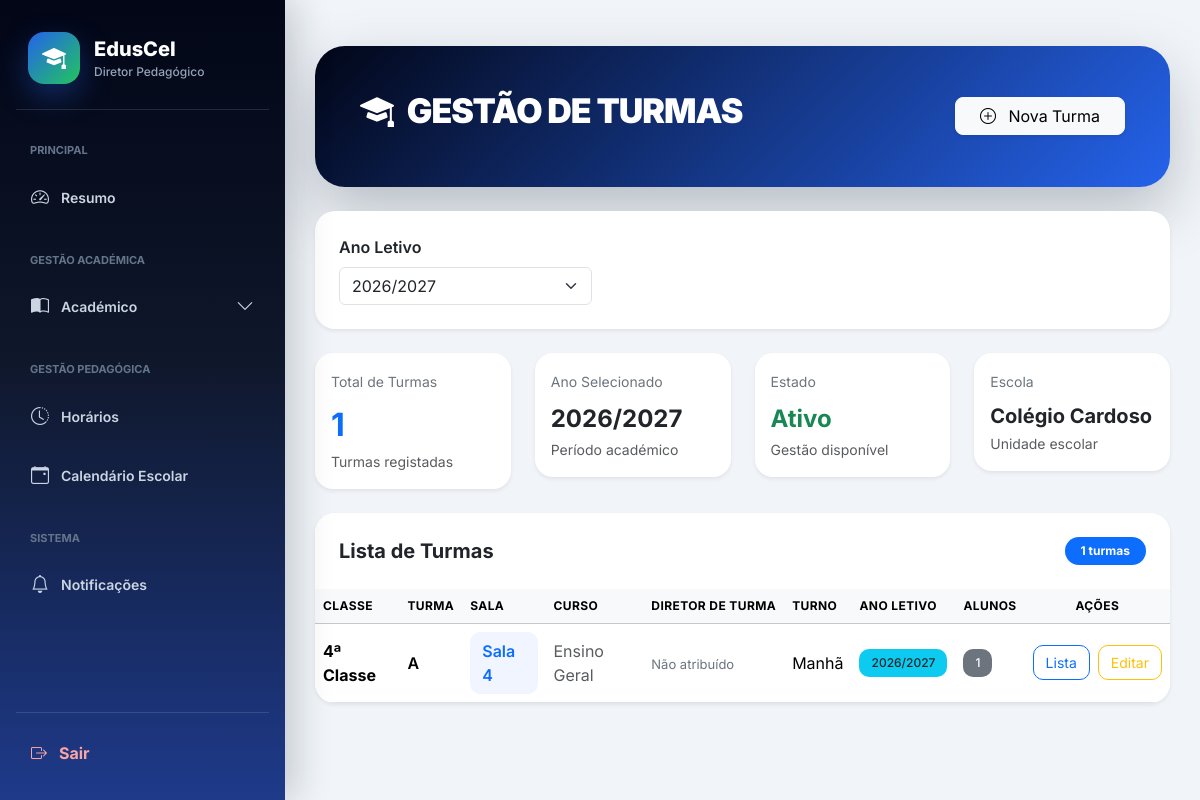
Page /turmas/ (signed in) on the committed database.
### academic/models.py (models this page shows, shortened)
class AnoLetivo(models.Model):
    nome = models.CharField(max_length=20)  # Ex: 2025/2026
    ativo = models.BooleanField(default=True)
    escola = models.ForeignKey(
        "Escola",
        on_delete=models.CASCADE,
        related_name="anos_letivos"
    )
    def __str__(self):
        return self.nome

class Escola(models.Model):
    nome = models.CharField(
        "Nome da Escola",
        max_length=255
    )
    codigo = models.CharField(
        "Código da Escola",
        max_length=10,
        unique=True,
        blank=True,
        help_text="Código usado no login da escola"
    )
    logo = models.ImageField(
        upload_to='logos_escolas/',
        blank=True,
        null=True
    )
    endereco = models.CharField(
        "Endereço",
        max_length=255
    )
    provincia = models.CharField(
        "Província",
        max_length=100,
        blank=True,
        null=True
    )
    municipio = models.CharField(
        "Município",
        max_length=100,
        blank=True,
        null=True
    )
    telefone = models.CharField(
        "Telefone",
        max_length=20
    )
    nif = models.CharField(
        "NIF",
        max_length=14,
        blank=True,
        null=True,
        help_text="Número de Identificação Fiscal da escola"
    )
    email = models.EmailField(
        "Email da Escola",
        max_length=254,
        blank=True,
        null=True,
        help_text="Email oficial da escola"
    )
    plano = models.ForeignKey(
        "Plano",
        on_delete=models.SET_NULL,
        null=True,
        blank=True,
        related_name="escolas",
        verbose_name="Plano"
    )
    data_expiracao = models.DateField(
        "Data de Expiração do Plano",
        null=True,
        blank=True
    )
    ativo = models.BooleanField(
        "Ativo",
        default=True
    )
    criada_em = models.DateTimeField(
        "Criada em",
        auto_now_add=True
    )
    class Meta:
        verbose_name = "Escola"
        verbose_name_plural = "Escolas"
        ordering = ["nome"]

class Turma(models.Model):
    CLASSE_CHOICES = [
        ('0', 'Iniciação'),
        ('1', '1ª Classe'),
        ('2', '2ª Classe'),
        ('3', '3ª Classe'),
        ('4', '4ª Classe'),
        ('5', '5ª Classe'),
        ('6', '6ª Classe'),
        ('7', '7ª Classe'),
        ('8', '8ª Classe'),
        ('9', '9ª Classe'),
        ('10', '10ª Classe'),
        ('11', '11ª Classe'),
        ('12', '12ª Classe'),
        ('13', '13ª Classe'),
    ]
    TURNOS = [
        ('MANHA', 'Manhã'),
        ('TARDE', 'Tarde'),
        ('NOITE', 'Noite'),
    ]
    classe = models.CharField(
        max_length=10,
        choices=CLASSE_CHOICES,
        verbose_name="Classe"
    )
    curso = models.ForeignKey(
        'Curso',
        on_delete=models.SET_NULL,
        null=True,
        blank=True,
        related_name="turmas",
        verbose_name="Curso"
    )
    identificador = models.CharField(
        max_length=5,
        verbose_name="Identificador da Turma"
    )
    sala = models.CharField(
        max_length=20,
        null=True,
        blank=True,
        verbose_name="Sala"
    )
    turno = models.CharField(
        max_length=10,
        choices=TURNOS,
        default='MANHA',
        verbose_name='Turno'
    )
    ano_letivo = models.ForeignKey(
        'AnoLetivo',
        on_delete=models.CASCADE,
        related_name="turmas",
        verbose_name="Ano Letivo"
    )
    escola = models.ForeignKey(
        'Escola',
        on_delete=models.CASCADE,
        related_name="turmas",
        verbose_name="Escola"
    )
    professor = models.ForeignKey(
        settings.AUTH_USER_MODEL,
        on_delete=models.SET_NULL,
        related_name="turmas",
        limit_choices_to={"role": "PROFESSOR"},
        null=True,
        blank=True,
        verbose_name="Professor Responsável"
    )
    diretor_turma = models.ForeignKey(
        settings.AUTH_USER_MODEL,
        on_delete=models.SET_NULL,
        null=True,
        blank=True,
        limit_choices_to={
            "role": "PROFESSOR"
        },
        related_name="turmas_como_diretor",
        verbose_name="Diretor de Turma"
    )
    criada_em = models.DateTimeField(
        auto_now_add=True,
        verbose_name="Data de Criação"
    )
    class Meta:
        constraints = [
            models.UniqueConstraint(
                fields=[
                    'classe',
                    'identificador',
                    'turno',
                    'ano_letivo',
                    'escola',
                    'curso'
                ],
                name='unique_turma_por_curso'
            )
        ]
        verbose_name = "Turma"
        verbose_name_plural = "Turmas"

### users/models.py (models this page shows, shortened)
class User(AbstractUser):
    ROLE_CHOICES = (
        ("SUPERADMIN", "Super Admin"),
        ("DIRETOR", "Diretor"),
        ("DIRETOR_PEDAGOGICO", "Diretor Pedagógico"),
        ("PROFESSOR", "Professor"),
        ("ALUNO", "Aluno"),
        ("FINANCEIRO", "Financeiro"),
        ("SECRETARIA", "Secretaria"),
    )
    role = models.CharField(
        max_length=25,
        choices=ROLE_CHOICES,
        default="ALUNO",
        verbose_name="Perfil"
    )
    ativo = models.BooleanField(
        default=True,
        verbose_name="Ativo"
    )
    escola = models.ForeignKey(
        "academic.Escola",
        on_delete=models.CASCADE,
        null=True,
        blank=True,
        related_name="usuarios",
        verbose_name="Escola"
    )
    telefone = models.CharField(
        max_length=20,
        unique=True,
        null=True,
        blank=True,
        verbose_name="Telefone"
    )
    telefone_verificado = models.BooleanField(
        default=False,
        verbose_name="Telefone Verificado"
    )
    email_verificado = models.BooleanField(
        default=False,
        verbose_name="Email Verificado"
    )
    criado_em = models.DateTimeField(
        auto_now_add=True,
        verbose_name="Criado em"
    )
    tentativas_login = models.PositiveIntegerField(
        default=0
    )
    bloqueado_ate = models.DateTimeField(
        null=True,
        blank=True
    )
    otp_codigo = models.CharField(
        max_length=128,
        null=True,
        blank=True,
        verbose_name="OTP"
    )
    otp_expira_em = models.DateTimeField(
        null=True,
        blank=True,
        verbose_name="Expira em"
    )
    otp_tentativas = models.PositiveIntegerField(
        default=0,
        verbose_name="Tentativas OTP"
    )
    ultimo_envio_otp = models.DateTimeField(
        null=True,
        blank=True,
        verbose_name="Último envio OTP"
    )
    objects = UserManager()

### core/views.py (the view)
# urls.py: path('turmas/', views.lista_turmas, name='turmas'),
@login_required
def lista_turmas(request):
    escola = get_escola(request)
    if not escola:
        return redirect("escolas")
    user = request.user
    if user.role == "DIRETOR_PEDAGOGICO":
        base_template = "base_diretor_pedagogico.html"
    elif user.role == "DIRETOR":
        base_template = "base.html"
    elif user.role == "PROFESSOR":
        base_template = "base_professor.html"
    else:
        base_template = "base.html"
    anos_letivos = (
        AnoLetivo.objects
        .filter(
            escola=escola
        )
        .order_by("-id")
    )
    ano_id = request.GET.get("ano")
    if ano_id:
        ano_selecionado = (
            AnoLetivo.objects
            .filter(
                id=ano_id,
                escola=escola
            )
            .first()
        )
        turmas = Turma.objects.filter(
            escola=escola,
            ano_letivo_id=ano_id
        )
    else:
        ano_selecionado = (
            AnoLetivo.objects
            .filter(
                escola=escola,
                ativo=True
            )
            .first()
        )
        if ano_selecionado:
            turmas = Turma.objects.filter(
                escola=escola,
                ano_letivo=ano_selecionado
            )
        else:
            turmas = Turma.objects.none()
    if user.role == "PROFESSOR":
        turmas = turmas.filter(
            professores__usuario=user
        )
    elif user.role not in [
        "DIRETOR",
        "DIRETOR_PEDAGOGICO"
    ]:
        return redirect(
            "dashboard"
        )
    turmas = (
        turmas
        .select_related(
            "curso",
            "ano_letivo",
            "escola",
            "diretor_turma"
        )
        .annotate(
            total_alunos=Count(
                "alunos"
            )
        )
        .order_by(
            "classe",
            "identificador",
            "turno"
        )
    )
    contexto = {
        "turmas": turmas,
        "anos_letivos": anos_letivos,
        "ano_selecionado": ano_selecionado,
        "base_template": base_template,
    }
    return render(
        request,
        "turmas.html",
        contexto
    )

### core/views.py (called while the page is built)
def get_escola(request):
    user = request.user
    if user.role == 'SUPERADMIN':
        escola_id = request.session.get('escola_id')
        if escola_id:
            return Escola.objects.filter(id=escola_id).first()
        return None
    return user.escola

### core/templates/turmas.html (shortened to what this page needs)
{% extends base_template %}
{% block content %}
<div class="container-fluid py-3">
<div class="receipt-hero mb-4">
    <div class="hero-content">
        <div>
            <h1>
                <i class="bi bi-mortarboard-fill me-2"></i>
                GESTÃO DE TURMAS
            </h1>
        </div>
        {% if request.user.role == "DIRETOR_PEDAGOGICO" %}
        <div>
            <a href="{% url 'adicionar_turma' %}"
            class="btn btn-light rounded-3 px-4 shadow-sm">
                <i class="bi bi-plus-circle me-2"></i>
                Nova Turma
            </a>
        </div>
        {% endif %}
    </div>
</div>
<div class="card card-premium shadow-sm mb-4">
<div class="card-body p-4">
<form method="GET">
<div class="row">
<div class="col-lg-4">
<label class="form-label fw-semibold">
Ano Letivo
</label>
<select
name="ano"
class="form-select"
onchange="this.form.submit()"
>
{% for ano in anos_letivos %}
<option value="{{ ano.id }}"
{% if ano_selecionado and ano.id == ano_selecionado.id %}
selected
{% endif %}
>
{{ ano.nome }}
</option>
{% endfor %}
</select>
</div>
</div>
</form>
</div>
</div>
<div class="row g-4 mb-4">
<div class="col-xl-3 col-md-6">
<div class="card stat-card shadow-sm">
<div class="card-body">
<span class="stat-label">
Total de Turmas
</span>
<div class="stat-number text-primary mt-2">
{{ turmas|length }}
</div>
<small class="text-muted">
Turmas registadas
</small>
</div>
</div>
</div>
<div class="col-xl-3 col-md-6">
<div class="card stat-card shadow-sm">
<div class="card-body">
<span class="stat-label">
Ano Selecionado
</span>
<div class="fw-bold fs-4 mt-2">
{% if ano_selecionado %}
{{ ano_selecionado.nome }}
{% else %}
---
{% endif %}
</div>
<small class="text-muted">
Período académico
</small>
</div>
</div>
</div>
<div class="col-xl-3 col-md-6">
<div class="card stat-card shadow-sm">
<div class="card-body">
<span class="stat-label">
Estado
</span>
<div class="fw-bold fs-4 mt-2 text-success">
Ativo
</div>
<small class="text-muted">
Gestão disponível
</small>
</div>
</div>
</div>
<div class="col-xl-3 col-md-6">
<div class="card stat-card shadow-sm">
<div class="card-body">
<span class="stat-label">
Escola
</span>
<div class="fw-bold fs-5 mt-2">
{{ request.user.escola.nome }}
</div>
<small class="text-muted">
Unidade escolar
</small>
</div>
</div>
</div>
</div>
<div class="card card-premium shadow-sm">
<div class="card-header bg-white border-0 p-4">
<div class="d-flex justify-content-between align-items-center">
<h5 class="fw-bold mb-0">
Lista de Turmas
</h5>
<span class="badge bg-primary rounded-pill px-3 py-2">
{{ turmas|length }} turmas
</span>
</div>
</div>
<div class="card-body p-0">
<div class="table-responsive">
<table class="table table-hover align-middle mb-0">
<thead class="table-light">
<tr>
<th>
Classe
</th>
<th>
Turma
</th>
<th>
Sala
</th>
<th>
Curso
</th>
<th>
Diretor de Turma
</th>
<th>
Turno
</th>
<th>
Ano Letivo
</th>
<th>
Alunos
</th>
<th class="text-center">
Ações
</th>
</tr>
</thead>
<tbody>
{% for turma in turmas %}
<tr>
<td>
<strong>
{{ turma.get_classe_display }}
</strong>
</td>
<td>
<span class="fw-semibold">
{{ turma.identificador }}
</span>
</td>
<td>
{% if turma.sala %}
<span class="sala-box">
Sala {{ turma.sala }}
</span>
{% else %}
<span class="text-muted">
Sem sala
</span>
{% endif %}
</td>
<td>
{% if turma.curso %}
<span class="badge bg-primary badge-soft">
{{ turma.curso.nome }}
</span>
{% else %}
<span class="text-muted">
Ensino Geral
</span>
{% endif %}
</td>
<td>
{% if turma.diretor_turma %}
<span class="diretor-box">
{{ turma.diretor_turma.get_full_name|default:turma.diretor_turma.username }}
</span>
{% else %}
<span class="sem-diretor">
Não atribuído
</span>
{% endif %}
</td>
<td>
{{ turma.get_turno_display }}
</td>
<td>
<span class="badge bg-info text-dark badge-soft">
{{ turma.ano_letivo }}
</span>
</td>
<td>
<span class="badge bg-secondary badge-soft">
{{ turma.total_alunos }}
</span>
</td>
<td class="text-center">
<div class="d-flex justify-content-center gap-2">
<a href="{% url 'imprimir_lista_turma' turma.id %}"
target="_blank"
class="btn btn-outline-primary btn-sm action-btn">
Lista
</a>
{% if request.user.role == "DIRETOR_PEDAGOGICO" %}
<a href="{% url 'editar_turma' turma.id %}"
class="btn btn-outline-warning btn-sm action-btn">
Editar
</a>
{% endif %}
</div>
</td>
</tr>
{% endfor %}
</tbody>
</table>
</div>
</div>
</div>
</div>
{% endblock %}

### core/templates/base_diretor_pedagogico.html (style rules this page uses)
* { margin:0; padding:0; box-sizing:border-box; }
body { font-family:'Inter',sans-serif; background:#f1f5f9; color:#0f172a; overflow-x:hidden; }

### core/templates/turmas.html (style rules this page uses)
.card-premium { border:none; border-radius:20px; overflow:hidden; }
.stat-card { border:none; border-radius:18px; transition:.25s ease; }
.stat-number { font-size:32px; font-weight:700; }
.stat-label { color:#6c757d; font-size:14px; }
.table thead th { font-size:12px; text-transform:uppercase; letter-spacing:.4px; white-space:nowrap; }
.table tbody tr { transition:.2s ease; }
.badge-soft { padding:8px 12px; border-radius:10px; font-weight:500; }
.action-btn { border-radius:10px; padding:6px 12px; }
.sala-box { background:#f1f5ff; color:#0d6efd; border-radius:10px; padding:7px 12px; font-weight:600; display:inline-block; }
.sem-diretor { color:#6c757d; font-size:13px; }
.receipt-hero { background: linear-gradient( 135deg, #020617, #2563eb ); border-radius:30px; padding:45px; color:#fff; width:100%; box-sizing:border-box; box-shadow: 0 25px 60px rgba(15,23,42,.25); }
.receipt-hero .hero-content { display:flex; justify-content:space-between; align-items:center; gap:25px; flex-wrap:wrap; }
.receipt-hero h1 { font-size:34px; font-weight:900; letter-spacing:-1px; margin-bottom:10px; }
.container-fluid { padding-left:0 !important; padding-right:0 !important; }

### rows in the picture
AnoLetivo: nome "2026/2027"
User: user.escola.nome "Colégio Cardoso"
Turma: classe "4ª Classe", identificador "A", sala "4", shows "Ensino Geral", shows "Não atribuído", turno "Manhã", ano_letivo "2026/2027", total_alunos "1"

### other values in the picture
{{ turmas|length }} "1"
form field ano "2026/2027"
